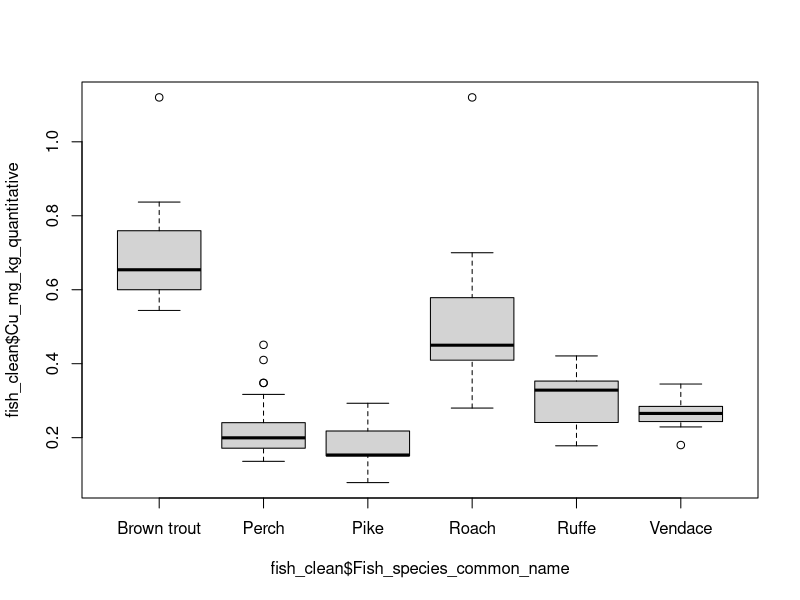
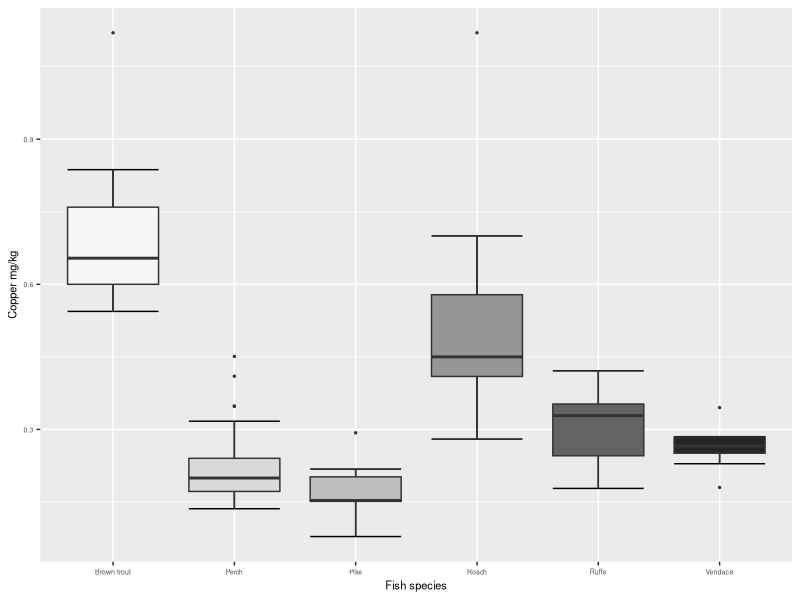

Write R code to recreate these figures, in order. (Note: this script raises an error after producing the figures.)
## ---- chunk 1
fish <- read.csv("Elemental_concentrations_in_fish_from_lakes_in_Northwest_England.csv")
## ---- chunk 2
fish_analysis <- fish[,match(c("Sample_id", "Lake","Fish_species_common_name", "Gutted_ashed_fish_mass_in_grams","Cu_mg_kg_quantitative"),names(fish))]
## ---- chunk 3
summary(fish_analysis)
## ---- chunk 4
emptyrows <- which(fish_analysis$Sample_id == "")
fish_clean <- droplevels(fish_analysis[-emptyrows,]) #droplevels removes factor levels no longer present in new dataset
#Note that another new dataframe has been produced so fish_analysis was not overwritten
## ---- chunk 5
boxplot(fish_clean$Cu_mg_kg_quantitative ~ fish_clean$Fish_species_common_name)
## ---- chunk 6
library(ggplot2); library(cowplot); library(RColorBrewer)
## ---- chunk 7
ggplot(fish_clean, aes(x = Fish_species_common_name, y = Cu_mg_kg_quantitative, fill = Fish_species_common_name))+ #state which data to use for the plot
  stat_boxplot(geom ='errorbar') + #create whiskers
  geom_boxplot(outlier.size =  0.5)+ #create boxes
  xlab("Fish species")+ #label x-axis
  ylab("Copper mg/kg")+ #label y-axis
  guides(fill = FALSE)+ #remove legend
  theme(text = element_text(size=8), axis.text.x = element_text(size = 5),axis.text.y = element_text(size = 5))+ #set text size
  scale_fill_brewer(palette = "Greys") #sensible colour scheme
## ---- chunk 8
lm1 <- lm(Cu_mg_kg_quantitative ~ Fish_species_common_name, data = fish_clean)
anova(lm1)
## ---- chunk 9
library(multcomp)
## ---- chunk 10
posthoclm1 <- summary(glht(lm1, linfct=mcp(Fish_species_common_name="Tukey")))
